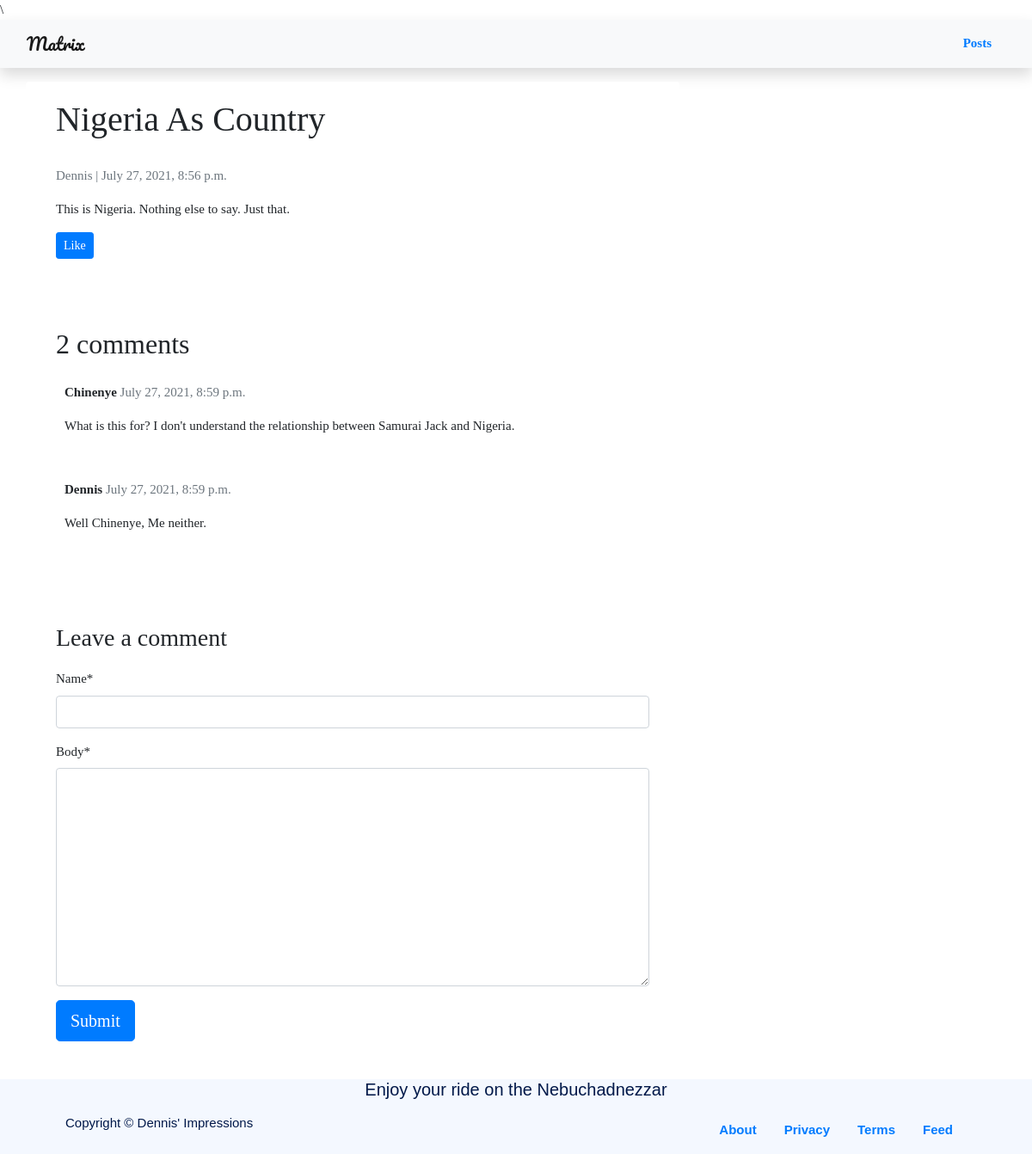
/Niger/, run on the app's committed database.
### blog/models.py (models this page shows, shortened)
class Post(models.Model):
    title = models.CharField(max_length=200, unique=True)
    slug = models.SlugField(max_length=200, unique=True)
    author = models.ForeignKey(User, on_delete=models.CASCADE)
    updated_on = models.DateTimeField(auto_now=True)
    created_on = models.DateTimeField()
    content = models.TextField()
    likes = models.ManyToManyField(
        User, related_name="post_likes")
    metades = models.CharField(max_length=300, default="new post")
    status = models.IntegerField(choices=STATUS, default=0)
    post_image = models.ImageField(
        upload_to='media/', max_length=254, blank=True, null=True)
    class Meta:
        ordering = ['-created_on']

class Comment(models.Model):
    post = models.ForeignKey(
        Post, on_delete=models.CASCADE, related_name="comments")
    name = models.CharField(max_length=80)
    body = models.TextField()
    created_on = models.DateTimeField(auto_now_add=True)
    class Meta:
        ordering = ['created_on']

### blog/views.py (the view)
# urls.py: path('<slug:slug>/', post_detail, name="post_detailing"),
def post_detail(request, slug):
    template_name = 'post_detail.html'
    post = get_object_or_404(Post, slug=slug)
    comments = post.comments
    new_comment = None
    if request.method == "POST":
        comment_form = CommentForm(data=request.POST)
        if comment_form.is_valid():
            new_comment = comment_form.save(commit=False)
            new_comment.post = post
            new_comment.save()
            comment_form = CommentForm()
    else:
        comment_form = CommentForm()
    return render(request, template_name, {
        'post': post,
        'comments': comments,
        'new_comment': new_comment,
        'comment_form': comment_form
    })

### blog/forms.py
class CommentForm(forms.ModelForm):
    class Meta:
        model = Comment
        fields = ('name', 'body',)

### templates/post_detail.html (shortened to what this page needs)
{% extends 'base.html' %} {% block content %}
{% load crispy_forms_tags %}
<div class="container">
    <div class="row">
        <div class="col-md-8 card mb-4  mt-3 left  top">
            <div class="card-body">
                <h1>{% block title %} {{ post.title }} {% endblock title %}</h1>
                <p class=" text-muted">{{ post.author }} | {{ post.created_on }}</p>
                <p class="card-text ">{{ post.content | safe }}</p>
                <form action="{% url 'like' post.slug %}" method="POST">
                    <button type="submit" name="post_slug" value="{{ post.slug }}" class="btn btn-primary btn-sm">Like</button>
                </form>
            </div>
        </div>
        <div class="col-md-8 card mb-4  mt-3 ">
            <div class="card-body">
                {% with comments.count as total_comments %}
                <h2>{{ total_comments }} comments</h2>
                    {% endwith %} {% for comment in comments.all %}
                <div class="comments" style="padding: 10px;">
                    <p class="font-weight-bold">
                        {{ comment.name }}
                        <span class=" text-muted font-weight-normal">
                            {{ comment.created_on }}
                        </span>
                    </p>
                    {{ comment.body | linebreaks }}
                </div>
                {% endfor %}
            </div>
        </div>
        <div class="col-md-8 card mb-4  mt-3 ">
            <div class="card-body">
                <h3>Leave a comment</h3>
                <form method="post" style="margin-top: 1.3em;">
                    {{ comment_form | crispy }}
                    <button type="submit" class="btn btn-primary  btn-lg">Submit</button>
                </form>
            </div>
        </div>
    </div>
</div>
{% endblock content %}

### templates/base.html (style rules this page uses)
html, body { height: 100%; }
body { font-family: 'Denso Var','Lucida Sans Unicode', 'Lucida Grande', 'Lucida Sans', 'sans-serif'; font-size: 15px; background-color: #ffffff; display: flex; flex-direction: column; }
.card-group,.card,.card-footer,.card-body { border: none; }

### data on the page
Post: title "Nigeria As Country", author "Dennis", created_on "July 27, 2021, 8:56 p.m.", content "This is Nigeria. Nothing else to say. Just that."
Comment: name "Chinenye", created_on "July 27, 2021, 8:59 p.m.", body "What is this for? I don't understand the relationship between Samurai Jack and Nigeria."
Comment: name "Dennis", created_on "July 27, 2021, 8:59 p.m.", body "Well Chinenye, Me neither."

### other printed values
{{ total_comments }} "2"
